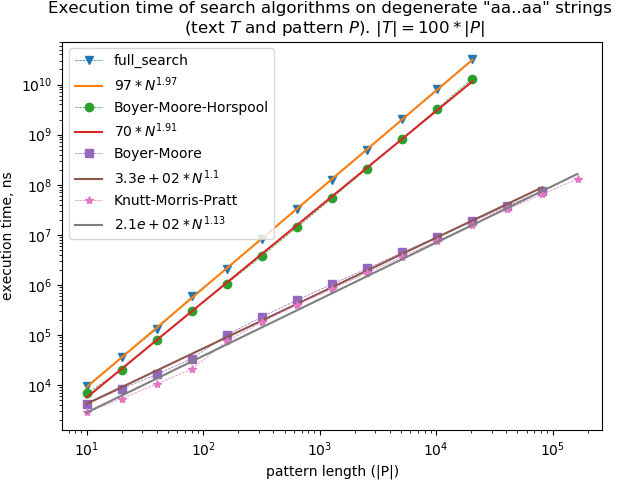

This chart was generated by the following Python code:
from plot_tools import *

fig, ax = plt.subplots()

fname = "build/string_search/degenerate.log"
(n, t) = plot_data_f(fname, ax, 'full_search', 'v')
plot_fit_log_log(n, t, ax)

fname = "build/string_search/22_boyer_moore/bmh_degenerate.log"
(n, t) = plot_data_f(fname, ax, 'Boyer-Moore-Horspool', 'o')
plot_fit_log_log(n, t, ax)

fname = "build/string_search/22_boyer_moore/bm_degenerate.log"
(n, t) = plot_data_f(fname, ax, 'Boyer-Moore', 's')
plot_fit_log_log(n, t, ax)

fname = "build/string_search/24_kmp/degenerate_imp_1.log"
(n, t) = plot_data_f(fname, ax, 'Knutt-Morris-Pratt', '*')
plot_fit_log_log(n, t, ax)

ax.set_xscale('log')
ax.set_yscale('log')
ax.set_xlabel('pattern length (|P|)')
ax.set_ylabel('execution time, ns')
ax.set_title('Execution time of search algorithms on degenerate \"aa..aa\" strings \n (text '
             '$T$ and pattern $P$). $|T| = 100*|P|$')

plt.tight_layout(pad=0.1)
ax.legend()
plt.show(block=False)

plt.savefig("string_search/report/degenerate.png")
